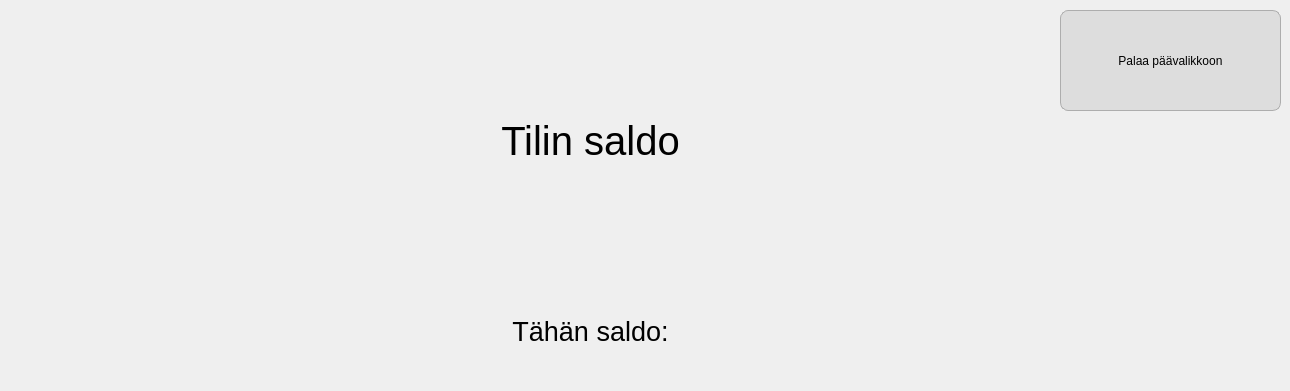
    <widget class="QWidget" name="page_5">
     <widget class="QPushButton" name="palaaButton_3">
      <property name="geometry">
       <rect>
        <x>1060</x>
        <y>10</y>
        <width>221</width>
        <height>101</height>
       </rect>
      </property>
      <property name="styleSheet">
       <string notr="true">border-radius: 8px;
background-color: rgb(221, 221, 221);
border: 1px solid;
border-color: rgb(173, 173, 173);</string>
      </property>
      <property name="text">
       <string>Palaa päävalikkoon</string>
      </property>
     </widget>
     <widget class="QLabel" name="label_7">
      <property name="geometry">
       <rect>
        <x>240</x>
        <y>70</y>
        <width>701</width>
        <height>141</height>
       </rect>
      </property>
      <property name="font">
       <font>
        <pointsize>30</pointsize>
       </font>
      </property>
      <property name="text">
       <string>Tilin saldo</string>
      </property>
      <property name="alignment">
       <set>Qt::AlignCenter</set>
      </property>
     </widget>
     <widget class="QLabel" name="label_19">
      <property name="geometry">
       <rect>
        <x>240</x>
        <y>280</y>
        <width>701</width>
        <height>102</height>
       </rect>
      </property>
      <property name="font">
       <font>
        <pointsize>20</pointsize>
       </font>
      </property>
      <property name="text">
       <string>Tähän saldo:</string>
      </property>
      <property name="alignment">
       <set>Qt::AlignCenter</set>
      </property>
     </widget>
    </widget>
